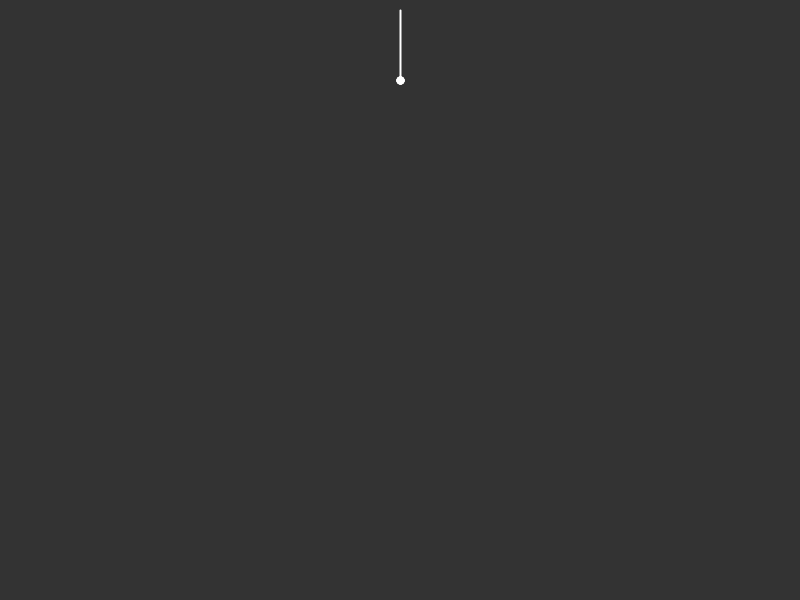
Frame 1 (no input)
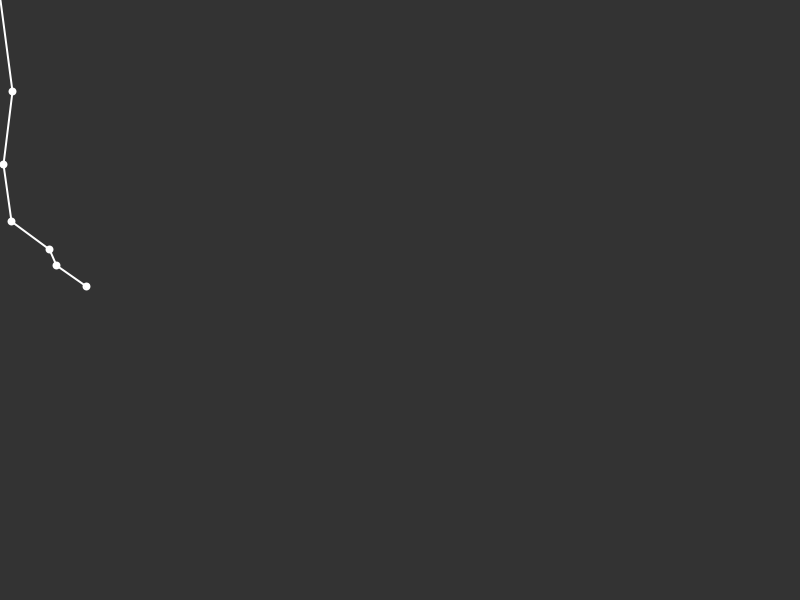
Frame 60 (the mouse pressed at the canvas centre just before this capture)
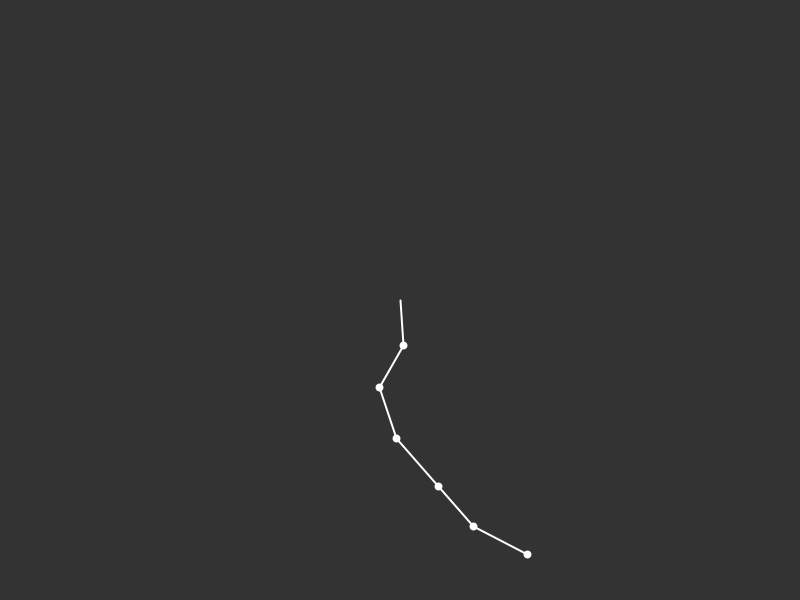
Frame 120 (the mouse held since frame 60 and released just before this capture)

The Processing sketch that drew these frames (run headless with seeded random() and noise(); from frame 60 on, the mouse is pressed at the canvas centre):

// Processing sketch: processing_6743
// ── processing_6743.pde

	static final int MAX_NUM_PARTICLES = 400;
	static final int MAX_NUM_SPRINGS = 400;
	Particle[] particles = new Particle[MAX_NUM_PARTICLES];
	Spring[] springs = new Spring[MAX_NUM_SPRINGS];

	private double dt;
	private int oldMillis;

	static final double GRAVITY = 10;
	static final double BOUNCE_DAMPENING = 0.025;

	static final double SPRING_FORCE = 1;
	static final double RESISTANCE = 0.03;

	private int numberOfInstances = 6;

	void setup() {
		oldMillis = millis();

		size(800, 600);

		Particle startParticle = new Particle(width / 2, 10, 3);

		for (int i = 0; i < numberOfInstances; i++) {
			Particle endParticle = new Particle(width / 2,
					20 + numberOfInstances * 10, 3);
			particles[i] = endParticle;
			springs[i] = new Spring(startParticle, endParticle);

			startParticle = endParticle;
		}

		smooth();
	
		fill(255);
		strokeWeight(2);
		stroke(255);
	}

	void draw() {

		background(51);

		for (int i = 0; i < numberOfInstances; i++) {
			Particle p = particles[i];
			int d = parseInt(p.radius * 2);
			ellipse((float) p.posX, (float) p.posY, d, d);
			Spring spring = springs[i];
			line((float) spring.startParticle.posX,
					(float) spring.startParticle.posY,
					(float) spring.endParticle.posX,
					(float) spring.endParticle.posY);
		}
	
		update();
	}

	void update() {
		for (int i = 0; i < numberOfInstances; i++) {
			springs[i].update();
		}
		for (int i = 0; i < numberOfInstances; i++) {
			particles[i].update();
		}

		Particle p = springs[0].startParticle;
		p.posX = mouseX;
		p.posY = mouseY;

		dt = (float)((millis() - oldMillis) * 0.01);
		oldMillis = millis();
	}

	class Particle {
		double posX;
		double posY;

		double vX = 0;
		double vY = 0;

		float radius;

		Particle(float x, float y, float r) {
			posX = x;
			posY = y;
			radius = r;
		}

		float getVelocity() {
			return sqrt((float) (vX * vX + vY * vY));
		}

		float getMotionDirection() {
			return atan2((float) vX, (float) vY);
		}

		void update() {
			// bounce off bottom
			if (posY > height - radius) {
				vY = (float) (-abs((float) vY) * (1 - BOUNCE_DAMPENING));
				posY = height - radius;
			}

			// bounce off ceiling
			if (posY < radius) {
				vY = abs((float) vY) * (1 - BOUNCE_DAMPENING);
				posY = radius;
			}

			// bounce off left border
			if (posX < radius) {
				vX = abs((float) vX) * (1 - BOUNCE_DAMPENING);
				posX = radius;
			}

			// bounce off right border
			if (posX > width - radius) {
				vX = -abs((float) vX) * (1 - BOUNCE_DAMPENING);
				posX = width - radius;
			}

			// apply resistance
			double v = getVelocity()*0.01;
			float r = (float) (1 - RESISTANCE*v*v);
			vX *= r;
			vY *= r;

			// apply Gravity
			vY += GRAVITY * dt;

			posX += vX * dt;
			posY += vY * dt;
		}

		void bounce(Particle theOtherParticle) {
			if (sqrt(pow((float) (theOtherParticle.posX - posX), 2)
					+ pow((float) (theOtherParticle.posY - posY), 2)) < (theOtherParticle.radius + radius)) {
				if (sqrt(pow((float) (theOtherParticle.posX - posX), 2)
						+ pow((float) (theOtherParticle.posY - posY), 2)) > sqrt(pow(
						(float) (theOtherParticle.posX + theOtherParticle.vX
								- posX - vX), 2)
						+ pow((float) (theOtherParticle.posY
								+ theOtherParticle.vY - posY - vY), 2))) {

					float commonTangentAngle = atan2(
							(float) (posX - theOtherParticle.posX),
							(float) (posY - theOtherParticle.posY))
							+ asin(1);

					float v1 = theOtherParticle.getVelocity();
					float v2 = getVelocity();
					float w1 = theOtherParticle.getMotionDirection();
					float w2 = getMotionDirection();

					theOtherParticle.vX = sin(commonTangentAngle) * v1
							* cos(w1 - commonTangentAngle)
							+ cos(commonTangentAngle) * v2
							* sin(w2 - commonTangentAngle);
					theOtherParticle.vY = cos(commonTangentAngle) * v1
							* cos(w1 - commonTangentAngle)
							- sin(commonTangentAngle) * v2
							* sin(w2 - commonTangentAngle);
					vX = sin(commonTangentAngle) * v2
							* cos(w2 - commonTangentAngle)
							+ cos(commonTangentAngle) * v1
							* sin(w1 - commonTangentAngle);
					vY = cos(commonTangentAngle) * v2
							* cos(w2 - commonTangentAngle)
							- sin(commonTangentAngle) * v1
							* sin(w1 - commonTangentAngle);

					theOtherParticle.vX *= (1 - BOUNCE_DAMPENING);
					theOtherParticle.vY *= (1 - BOUNCE_DAMPENING);
					vX *= (1 - BOUNCE_DAMPENING);
					vY *= (1 - BOUNCE_DAMPENING);

				}
			}
		}

	}

	class Spring {

		Particle startParticle;
		Particle endParticle;

		Spring(Particle start, Particle end) {
			startParticle = start;
			endParticle = end;
		}

		void update() {
			applySpringForce();
		}

		void applySpringForce() {
			startParticle.vX += (endParticle.posX - startParticle.posX)
					* SPRING_FORCE * dt;
			startParticle.vY += (endParticle.posY - startParticle.posY)
					* SPRING_FORCE * dt;
			endParticle.vX += (startParticle.posX - endParticle.posX)
					* SPRING_FORCE * dt;
			endParticle.vY += (startParticle.posY - endParticle.posY)
					* SPRING_FORCE * dt;
		}
	}
